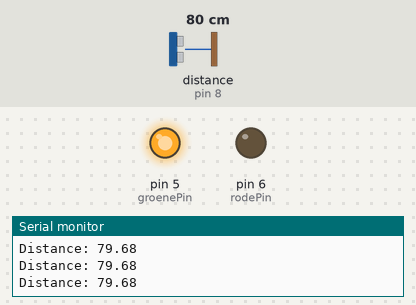
This sketch was run on a simulated Arduino Uno, built with avr-gcc and run on an emulated ATmega328P. On the bench: output pins drawn as LEDs (lit = HIGH), the last lines printed to the serial monitor. Wiring (inferred from the names in the program): ultrasonic range finder: trigger pin 9; echo pin 8. The test bench sets the inputs (shaded band); at power-on: distance to the obstacle (sensor on pin 8) 80 cm. The echo pulse lasts 58.3 µs per cm; pins used as bus, display or sensor lines are not drawn.

Above: at 1.2 s.
1.3 s: distance to the obstacle (sensor on pin 8) set to 2 cm
At 1.7 s:
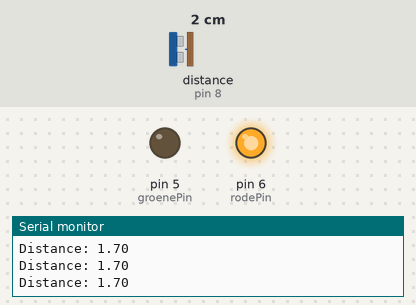
2.8 s: distance to the obstacle (sensor on pin 8) set to 35 cm
At 3.5 s:
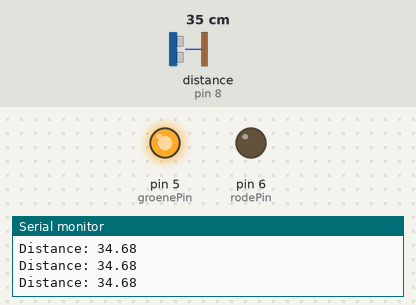
4.3 s: distance to the obstacle (sensor on pin 8) set to 4 cm
At 4.9 s:
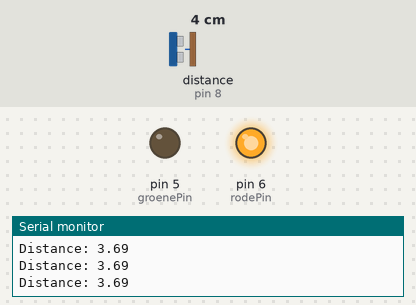
Timing chart, 0 to 7.3 s (numbered marks = the images above; inputs shaded):
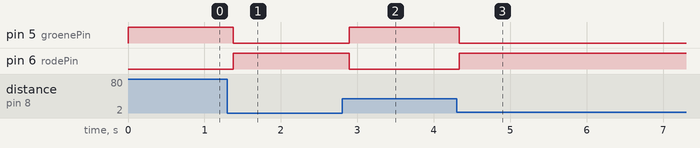

The sketch:

Afstandssensor-met-lampjes.ino
```cpp
const int rodePin = 6;
const int groenePin = 5;

const int trigPin = 9;
const int echoPin = 8;
float duration, distance;

void setup() {
  pinMode(rodePin, OUTPUT);
  pinMode(groenePin, OUTPUT);
  pinMode(trigPin, OUTPUT);
  pinMode(echoPin, INPUT);
  Serial.begin(9600);


  // put your setup code here, to run once:
}

void loop() {
  digitalWrite(trigPin, LOW);
  delayMicroseconds(2);
  digitalWrite(trigPin, HIGH);
  delayMicroseconds(10);
  digitalWrite(trigPin, LOW);
  duration = pulseIn(echoPin, HIGH);
  distance = (duration * .0343) / 2;
  if (distance >= 20){
    digitalWrite(rodePin, LOW);
    digitalWrite(groenePin, HIGH);
  } else if (distance < 20){
    digitalWrite(groenePin, LOW);
    digitalWrite(rodePin, HIGH);
  }

  Serial.print("Distance: ");
  Serial.println(distance);
  delay(100);

}
```

Measured:
- after the input at 1.3 s, pin 5 (groenePin): HIGH → LOW after 0.07 s; pin 6 (rodePin): LOW → HIGH after 0.07 s
- after the input at 2.8 s, pin 5 (groenePin): LOW → HIGH after 0.09 s; pin 6 (rodePin): HIGH → LOW after 0.09 s
- after the input at 4.3 s, pin 5 (groenePin): HIGH → LOW at once; pin 6 (rodePin): LOW → HIGH at once
